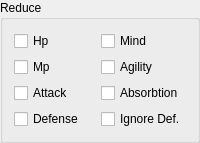
                     <widget class="QGroupBox" name="groupSkillReduce">
                      <property name="title">
                       <string>Reduce</string>
                      </property>
                      <layout class="QGridLayout" name="gridLayout_63">
                       <item row="0" column="0">
                        <widget class="QCheckBox" name="checkSkillReduceHp">
                         <property name="text">
                          <string>Hp</string>
                         </property>
                        </widget>
                       </item>
                       <item row="0" column="1">
                        <widget class="QCheckBox" name="checkSkillReduceMind">
                         <property name="text">
                          <string>Mind</string>
                         </property>
                        </widget>
                       </item>
                       <item row="1" column="0">
                        <widget class="QCheckBox" name="checkSkillReduceMp">
                         <property name="text">
                          <string>Mp</string>
                         </property>
                        </widget>
                       </item>
                       <item row="1" column="1">
                        <widget class="QCheckBox" name="checkSkillReduceAgility">
                         <property name="text">
                          <string>Agility</string>
                         </property>
                        </widget>
                       </item>
                       <item row="2" column="0">
                        <widget class="QCheckBox" name="checkSkillReduceAttack">
                         <property name="text">
                          <string>Attack</string>
                         </property>
                        </widget>
                       </item>
                       <item row="2" column="1">
                        <widget class="QCheckBox" name="checkSkillAbsorbs">
                         <property name="text">
                          <string>Absorbtion</string>
                         </property>
                        </widget>
                       </item>
                       <item row="3" column="0">
                        <widget class="QCheckBox" name="checkSkillReduceDefense">
                         <property name="text">
                          <string>Defense</string>
                         </property>
                        </widget>
                       </item>
                       <item row="3" column="1">
                        <widget class="QCheckBox" name="checkSkillIgnoreDefense">
                         <property name="text">
                          <string>Ignore Def.</string>
                         </property>
                        </widget>
                       </item>
                      </layout>
                     </widget>
